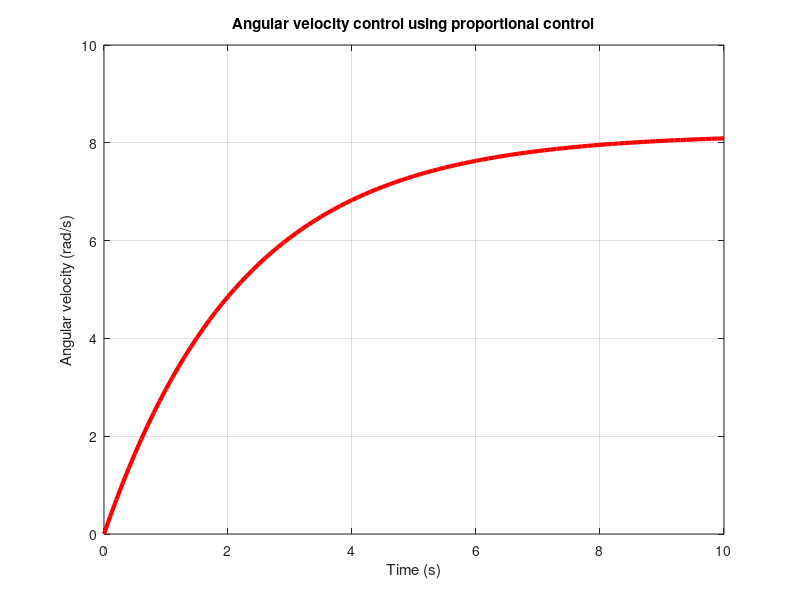

MATLAB code to generate this figure:
% Introduces proportional control on generator torque to try to
% regulate angular velocity towards a reference value.

J = 5;
b = 0.2;
Taero = 10;
Kp = 2;
omega_ref = 4;
dt = 0.1;
t = 0:dt:10;

omega = zeros(size(t));
omega(1) = 0;

for i = 1:length(t)-1
    Tgen = Kp * (omega(i) - omega_ref);
    Tdamp = b * omega(i);
    Tnet = Taero - Tgen - Tdamp;
    domega_dt = Tnet / J;
    omega(i+1) = omega(i) + domega_dt * dt;
end

plot(t, omega, "r", "LineWidth", 3)
xlabel('Time (s)')
ylabel('Angular velocity (rad/s)')
grid on
title('Angular velocity control using proportional control')
